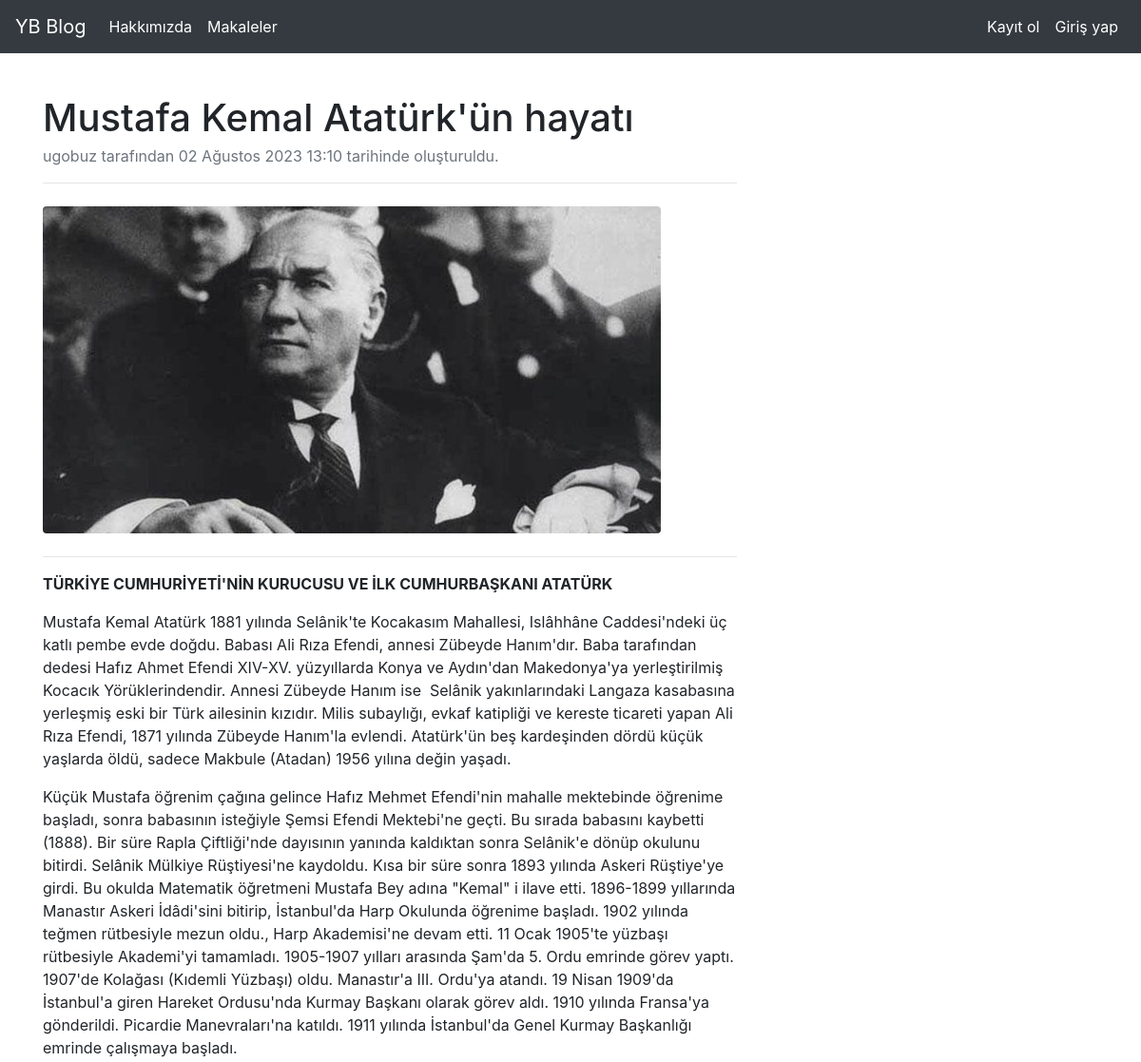
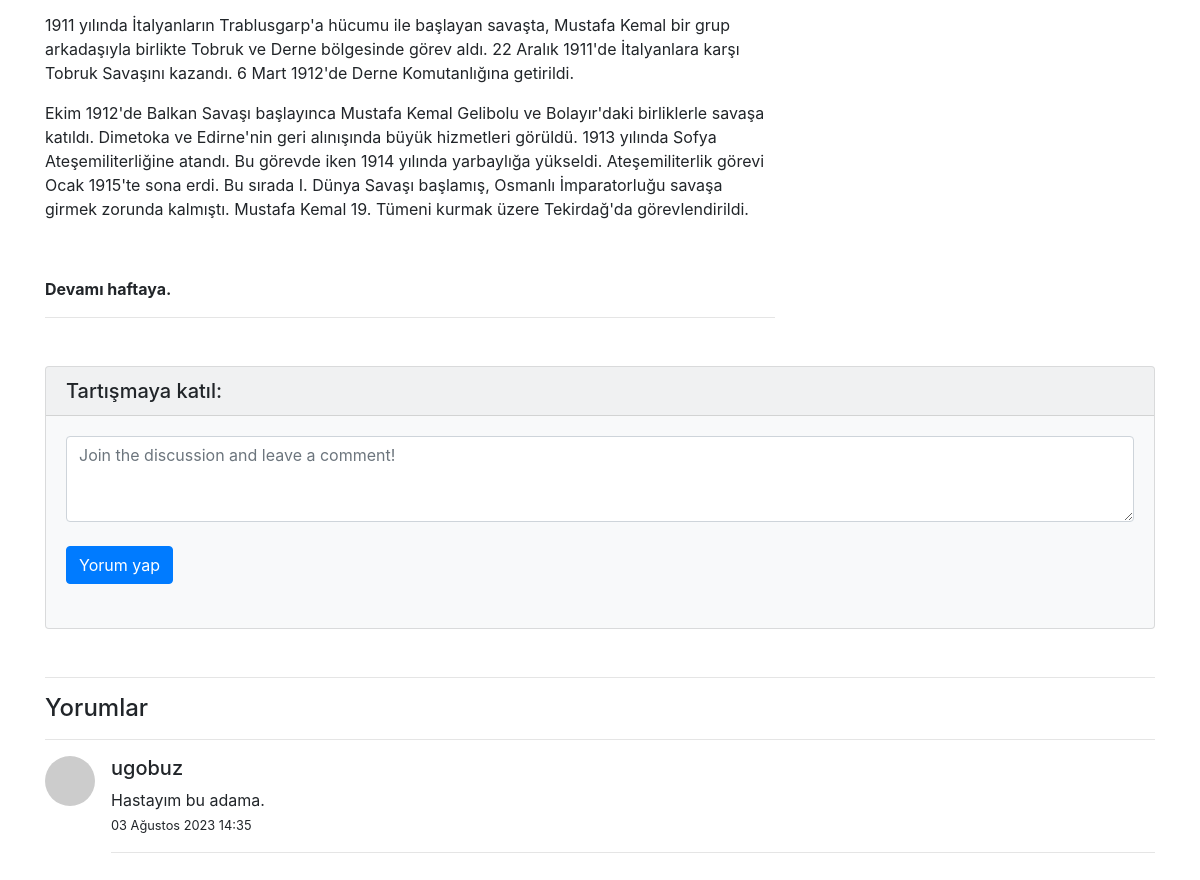
Page /articles/article/12 on the committed database (2 pictures, top to bottom).
### article/models.py (models this page shows, shortened)
class Article(models.Model):
    author = models.ForeignKey("auth.User", on_delete = models.CASCADE, verbose_name="Yazar")
    title = models.CharField(max_length = 50, verbose_name="Başlık")
    content = RichTextField(verbose_name="İçerik")
    created_date = models.DateTimeField(auto_now_add=True, verbose_name="Tarih")
    article_image = models.FileField(null = True, blank = True, verbose_name="Makaleye fotoğraf ekleyin")
    class Meta:
        ordering = ['-created_date']

class Comment(models.Model):
    article = models.ForeignKey(Article, on_delete=models.CASCADE, verbose_name="Makale", related_name="comments")
    comment_author = models.CharField(max_length= 50, verbose_name="İsim")
    comment_content = models.CharField(max_length= 200, verbose_name="Yorum")
    comment_date = models.DateTimeField(auto_now_add=True)

### article/views.py (the view)
# urls.py: path('article/<int:id>', views.detail, name = "detail"),
def detail(request, id):
    article = get_object_or_404(Article, id = id)
    comments = Comment.objects.filter(article = article)
    return render(request, "detail.html", {"article": article, "comments": comments})

### templates/detail.html (shortened to what this page needs)
{% extends "layout.html" %}
{% block body %}
<div class="row">
    <div class="col-lg-8">
        <article>
            <header class="mb-4">
                <h1 class="fw-bolder mb-1">{{ article.title }}</h1>
                <div class="text-muted fst-italic mb-2"> {{ article.author }} tarafından {{ article.created_date }} tarihinde oluşturuldu.</div>
                <hr>
            </header>
            {% if article.article_image %}
                <figure class="mb-4"><img class="img-fluid rounded" src="{{article.article_image.url}}" alt="..." /></figure>
            {% endif %}
            <section class="mb-5">
                <p>
                    <hr>
                    {{ article.content|safe }}
                    <hr>
                </p>
            </section>
        </article>
    </div>
</div>
<section class="mb-5">
    <div class="card bg-light">
        <h5 class="card-header">Tartışmaya katıl:</h5>
        <div class="card-body">
            <form class="mb-4" method="post" action="{% url 'article:addComment' article.id %}">
                <textarea class="form-control" name="comment_content" rows="3" placeholder="Join the discussion and leave a comment!"></textarea>
                <br>
                <button type="submit" class="btn btn-primary">Yorum yap</button>
            </form>
        </div>
    </div>
</section>
<hr>
<h4>Yorumlar</h4>
<hr>
{% if comments %}
    {% for comment in comments %}
        <div class="media mb-4">
            <img class="d-flex mr-3 rounded-circle" src="https://dummyimage.com/50x50/ced4da/6c757d.jpg" alt="..." />
            <div class="media-body">
                <h5 class="fw-bold">{{ comment.comment_author}}</h5>
                {{ comment.comment_content }}<br>
                <small>{{comment.comment_date}}</small>
                <hr>
            </div>
        </div>
    {% endfor %}
{% else %}
    <div class="alert alert-primary">Henüz yorum yok, tartışmayı başlatın.</div>
{% endif %}
{% endblock %}

### rows in the picture
Article: title "Mustafa Kemal Atatürk'ün hayatı", author "ugobuz", created_date "02 Ağustos 2023 13:10", article_image (picture), content "TÜRKİYE CUMHURİYETİ'NİN KURUCUSU VE İLK CUMHURBAŞKANI ATATÜRK Mustafa Kemal Atatürk 1881 yılında Selânik'te Kocakasım Mahallesi, Islâhhâne Caddesi'ndeki üç katlı pembe evde doğdu. Babası Ali Rıza Efendi, annesi Zübeyde Hanım'dır. Baba tarafından dedesi Hafız Ahmet Efendi XIV-XV. yüzyıllarda Konya ve Aydın'dan Makedonya'ya yerleştirilmiş Kocacık Yörüklerindendir. Annesi Zübeyde Hanım ise Selânik yakınlarındaki Langaza kasabasına yerleşmiş eski bir Türk ailesinin kızıdır. Milis subaylığı, evkaf katipliği ve kereste ticareti yapan Ali Rıza Efendi, 1871 yılında Zübeyde Hanım'la evlendi. Atatürk'ün beş kardeşinden dördü küçük yaşlarda öldü, sadece Makbule (Atadan) 1956 yılına değin yaşadı. Küçük…"
Comment: comment_author "ugobuz", comment_content "Hastayım bu adama.", comment_date "03 Ağustos 2023 14:35"
